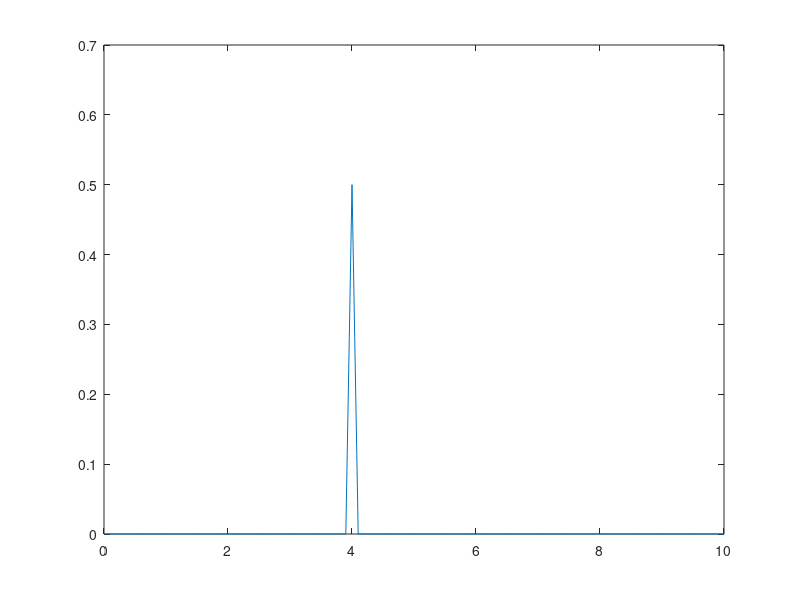

The MATLAB script that drew this image:
t = [-10:0.001:10];
sz = size(t,2);
F= [0:0.1:10];
f = 4;

dft = zeros(1,size(F,2));

z = cos(2*pi*f*t);
for ( k =(1:size(F,2)))
fa= F(k);
za = e.^(2*pi*fa*t*-i);
 zout = za.*z;
 dft(k) = (sum(zout))/sz;
  end
  
plot(F,dft)